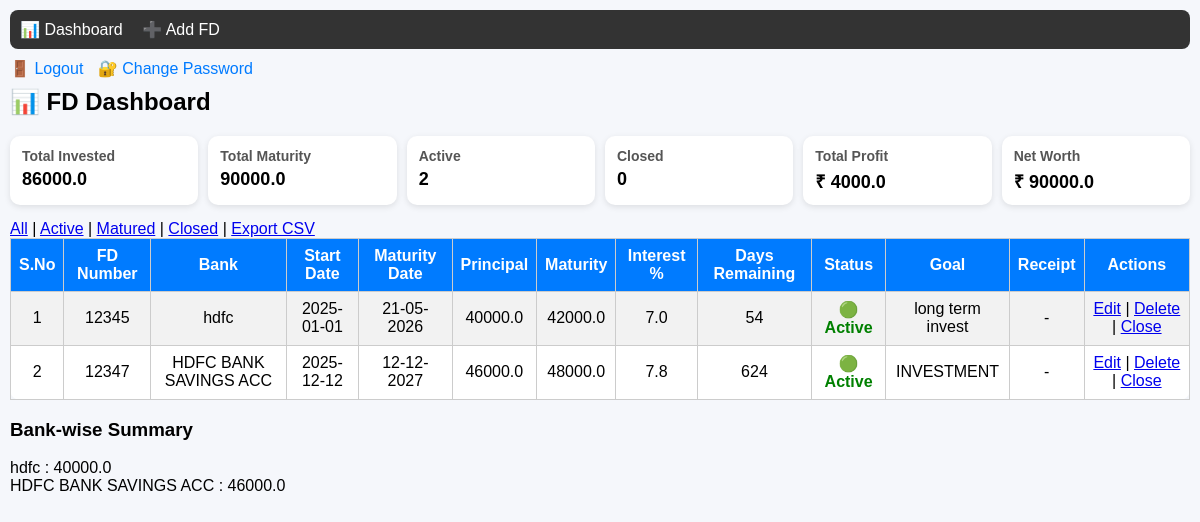
Page /investments (signed in) on the committed database.
### app.py (models this page shows)
class Investment(db.Model):
    id = db.Column(db.Integer, primary_key=True)
    type = db.Column(db.String(50))
    start_date = db.Column(db.Date)
    bank_name = db.Column(db.String(100))
    fd_number = db.Column(db.String(100))
    invested_amount = db.Column(db.Float)
    interest_rate = db.Column(db.Float)
    maturity_date = db.Column(db.Date)
    maturity_amount = db.Column(db.Float)
    goal = db.Column(db.String(100))   # NEW
    notes = db.Column(db.String(200)) # NEW
    status = db.Column(db.String(50))
    is_closed = db.Column(db.Boolean, default=False)
    closed_on = db.Column(db.Date)
    closure_amount = db.Column(db.Float)
    receipt_file = db.Column(db.String(200))

### app.py (the view)
@app.route('/investments')
@login_required
def investments():
    all_data = Investment.query.all()
    filter_type = request.args.get('filter', 'all')
    today = date.today()
    matured_count = 0
    soon_count = 0
    for i in all_data:
        if not i.maturity_date:
            i.days_left = "-"
            i.status_display = "No Date"
            continue
        days_left = (i.maturity_date - today).days
        i.days_left = days_left  # attach for UI
        if i.is_closed:
            i.status_display = "Closed"
        elif days_left < 0:
            i.status_display = "Matured"
            matured_count += 1
        elif days_left <= 7:
            i.status_display = "Maturing Soon"
            soon_count += 1
        else:
            i.status_display = "Active"
    def match(i):
        s = maturity_status(i)
        if filter_type == 'active':
            return s == "Active"
        elif filter_type == 'matured':
            return s == "Matured"
        elif filter_type == 'closed':
            return s == "Closed"
        return True
    data = [i for i in all_data if match(i)]
    total_invested = sum(i.invested_amount or 0 for i in all_data)
    total_maturity = sum(i.maturity_amount or 0 for i in all_data)
    total_interest = total_maturity - total_invested
    net_worth = total_maturity
    active_count = sum(1 for i in all_data if maturity_status(i) == "Active")
    closed_count = sum(1 for i in all_data if maturity_status(i) == "Closed")
    bank_summary = {}
    for i in all_data:
        bank_summary[i.bank_name] = bank_summary.get(i.bank_name, 0) + (i.invested_amount or 0)
    return render_template(
        "dashboard.html",
        data=data,
        total_invested=total_invested,
        total_maturity=total_maturity,
        total_interest=total_interest,
        net_worth=net_worth,
        active_count=active_count,
        closed_count=closed_count,
        maturity_status=maturity_status,
        bank_summary=bank_summary,
        matured_count=matured_count,   # ✅ FIX
        soon_count=soon_count          # ✅ FIX
    )

### app.py (called while the page is built)
def login_required(func):
    @wraps(func)
    def wrapper(*args, **kwargs):
        if not session.get('logged_in'):
            return redirect('/login')
        return func(*args, **kwargs)
    return wrapper

def days_remaining(maturity_date):
    if not maturity_date:
        return "-"
    delta = (maturity_date - date.today()).days
    return delta

def maturity_status(i):
    if i.is_closed:
        return "Closed"
    d = days_remaining(i.maturity_date)
    if isinstance(d, int):
        if d < 0:
            return "Matured"
        elif d <= 30:
            return "Maturing Soon"
    return "Active"

### templates/dashboard.html (shortened to what this page needs)
<!DOCTYPE html>
<html>
<head>
</head>
<body>
<div class="navbar">
    <a href="/">📊 Dashboard</a>
    <a href="/test">➕ Add FD</a>
</div>
<div class="top-actions">
    <a href="/logout">🚪 Logout</a>
    <a href="/change_password">🔐 Change Password</a>
</div>
<h2>📊 FD Dashboard</h2>
<div class="card-container">
    <div class="card">
        <h4>Total Invested</h4>
        <p>{{total_invested}}</p>
    </div>
    <div class="card">
        <h4>Total Maturity</h4>
        <p>{{total_maturity}}</p>
    </div>
    <div class="card">
        <h4>Active</h4>
        <p>{{active_count}}</p>
    </div>
    <div class="card">
        <h4>Closed</h4>
        <p>{{closed_count}}</p>
    </div>
    <div class="card">
        <h4>Total Profit</h4>
        <p>₹ {{ total_interest }}</p>
    </div>
    <div class="card">
        <h4>Net Worth</h4>
        <p>₹ {{ net_worth }}</p>
    </div>
</div>
<div class="summary">
    <a href="/investments">All</a> |
    <a href="/investments?filter=active">Active</a> |
    <a href="/investments?filter=matured">Matured</a> |
    <a href="/investments?filter=closed">Closed</a> |
    <a href="/export-csv">Export CSV</a>
</div>
<div class="table-container">
<table>
    <tr>
        <th>S.No</th>
        <th>FD Number</th>
        <th>Bank</th>
        <th>Start Date</th>
        <th>Maturity Date</th>
        <th>Principal</th>
        <th>Maturity</th>
        <th>Interest %</th>
        <th>Days Remaining</th>
        <th>Status</th>
        <th>Goal</th>
        <th>Receipt</th>
        <th>Actions</th>
    </tr>
    {% for i in data %}
    <tr>
        <td>{{ loop.index }}</td>
        <td>{{ i.fd_number }}</td>
        <td>{{ i.bank_name }}</td>
        <td>{{ i.start_date }}</td>
        <td>
            {% if i.maturity_date %}
            {{ i.maturity_date.strftime('%d-%m-%Y') }}
            {% else %}
        -
            {% endif %}
        </td>
        <td>{{ i.invested_amount }}</td>
        <td>{{ i.maturity_amount }}</td>
        <td>{{ i.interest_rate }}</td>
        <td>{{ i.days_left }}</td>
        <td>
            {% if maturity_status(i) == "Matured" %}
                <span class="matured">🔴 Matured</span>
            {% elif maturity_status(i) == "Maturing Soon" %}
                <span class="soon">🟡 Soon</span>
            {% elif maturity_status(i) == "Closed" %}
                <span class="closed">⚫ Closed</span>
            {% else %}
                <span class="active">🟢 Active</span>
            {% endif %}
        </td>
        <td>{{ i.goal }}</td>
        <td>
            {% if i.receipt_file %}
                <a href="/uploads/{{i.receipt_file}}" target="_blank">View</a>
            {% else %}
                -
            {% endif %}
        </td>
        <td>
            <a href="/edit/{{i.id}}">Edit</a> |
            <a href="/delete/{{i.id}}" onclick="return confirm('Delete this FD?')">Delete</a> |
            {% if not i.is_closed %}
                <a href="/close/{{i.id}}">Close</a>
            {% endif %}
        </td>
    </tr>
    {% endfor %}
</table>
</div>
<h3>Bank-wise Summary</h3>
{% for k,v in bank_summary.items() %}
    {{k}} : {{v}} <br>
{% endfor %}
</body>
</html>

### templates/dashboard.html (style rules this page uses)
body { font-family: Arial; background: #f5f7fb; margin: 0; padding: 10px; }
h2 { margin-top: 10px; }
.navbar { background: #333; padding: 10px; border-radius: 8px; }
.navbar a { color: white; margin-right: 15px; text-decoration: none; }
.top-actions { margin-top: 10px; }
.top-actions a { margin-right: 10px; text-decoration: none; color: #007bff; }
.card-container { display: grid; grid-template-columns: repeat(auto-fit, minmax(150px, 1fr)); gap: 10px; margin: 15px 0; }
.card { background: white; padding: 12px; border-radius: 10px; box-shadow: 0 2px 6px rgba(0,0,0,0.1); }
.card h4 { margin: 0; font-size: 14px; color: #555; }
.card p { font-size: 18px; font-weight: bold; margin: 5px 0 0; }
.table-container { overflow-x: auto; }
table { border-collapse: collapse; width: 100%; min-width: 900px; background: white; border-radius: 10px; }
th, td { border: 1px solid #ccc; padding: 8px; text-align: center; }
th { background: #007bff; color: white; }
tr:nth-child(even) { background: #f2f2f2; }
.active { color: green; font-weight: bold; }

### rows in the picture
Investment: fd_number "12345", bank_name "hdfc", start_date "2025-01-01", maturity_date "21-05-2026", invested_amount "40000.0", maturity_amount "42000.0", interest_rate "7.0", days_left "54", is_closed "🟢 Active", goal "long term invest"
Investment: fd_number "12347", bank_name "HDFC BANK SAVINGS ACC", start_date "2025-12-12", maturity_date "12-12-2027", invested_amount "46000.0", maturity_amount "48000.0", interest_rate "7.8", days_left "624", is_closed "🟢 Active", goal "INVESTMENT"

### other values in the picture
{{ total_invested }} "86000.0"
{{ total_maturity }} "90000.0"
{{ active_count }} "2"
{{ closed_count }} "0"
{{ total_interest }} "4000.0"
{{ net_worth }} "90000.0"
